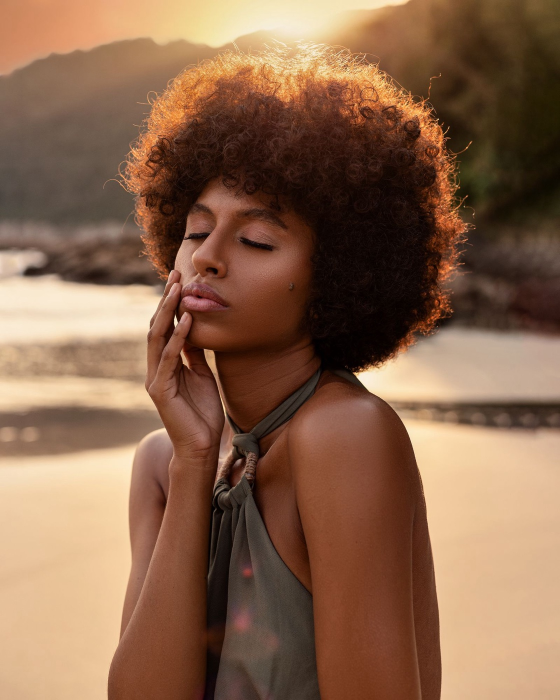
#> input picture tools/skin-test/out/candidates/back-pexels-11193234.jpg, 1120 x 1400 px, given in place of day-pexels-3973059.jpg, which was not available (shown at 1/2 size)
$ python prep_portraits.py
#> lines starting #> are read from the running program, lines starting #| are printed output that depends on the picture; after the words box and inside, x2 and y2 are one past the last pixel; in counts of white or black regions, pixels touching at a corner belong together
#> (reads tools/skin-test/portraits.json from the repository)
### tools/skin-test/skinlib.py
"""Colour maths for the skin test: the app's looks, re-run in numpy.

Film looks are the app's own .cube files, sampled tetrahedrally (the app
densifies its 13-point cubes tetrahedrally to 64 points, then samples them
trilinearly, which comes to the same thing). Recipe looks are the cubes that
bake_recipes.swift rendered through real Core Image on a Mac. Bloom and
vignette are spatial, so they are modelled here and checked against the Mac's
probe images.
"""
from __future__ import annotations

import json
from pathlib import Path

import numpy as np
from scipy.ndimage import gaussian_filter

HERE = Path(__file__).resolve().parent
REPO = HERE.parents[1]
FILM_DIR = REPO / "LumaLook/Resources/FilmLUTs"
BAKE_DIR = HERE / "out"

# ---------------------------------------------------------------- transfer

def srgb_to_lin(c):
    c = np.asarray(c, dtype=np.float32)
    return np.where(c <= 0.04045, c / 12.92, ((c + 0.055) / 1.055) ** 2.4).astype(np.float32)


def lin_to_srgb(c):
    c = np.clip(np.asarray(c, dtype=np.float32), 0, None)
    return np.where(c <= 0.0031308, c * 12.92, 1.055 * np.power(c, 1 / 2.4) - 0.055).astype(np.float32)


_M = np.array([[0.4124564, 0.3575761, 0.1804375],
               [0.2126729, 0.7151522, 0.0721750],
               [0.0193339, 0.1191920, 0.9503041]], dtype=np.float32)
_WHITE = np.array([0.95047, 1.0, 1.08883], dtype=np.float32)


def srgb_to_lab(rgb):
    """sRGB 0..1 (..., 3) -> CIELAB D65 (..., 3)."""
    xyz = srgb_to_lin(np.clip(rgb, 0, 1)) @ _M.T / _WHITE
    e = 216 / 24389
    k = 24389 / 27
    f = np.where(xyz > e, np.cbrt(xyz), (k * xyz + 16) / 116)
    L = 116 * f[..., 1] - 16
    a = 500 * (f[..., 0] - f[..., 1])
    b = 200 * (f[..., 1] - f[..., 2])
    return np.stack([L, a, b], -1)


# [33 lines left out: functions lab_to_srgb, read_cube, not called in this run]


def read_baked(path: Path, n: int = 25) -> np.ndarray:
    raw = np.frombuffer(path.read_bytes(), dtype="<u2").astype(np.float32) / 65535.0
    return raw.reshape(n, n, n, 3)


# [44 lines left out: functions sample_trilinear, sample_tetra, identity_cube, not called in this run]


# ---------------------------------------------------------------- looks

def before_bake(look_id):
    """Where a recipe look's bake from before True Colour lives (out/luts)."""
    return BAKE_DIR / "luts" / f"{look_id}.u16"


# [110 lines left out: functions load_looks, own_input_range, _vignette_profile, vignette_mask, bloom, grade, not called in this run]

### tools/skin-test/prep_portraits.py
"""Crop each test portrait to 4:5 at 1080x1350 and build its skin mask.

The mask is the hand-placed ellipses in portraits.json, minus pixels that
cannot be skin: near-black (hair, pupils), near-white specular or teeth, and
very low-chroma brights (eye whites)."""
import json
from pathlib import Path

import numpy as np
from PIL import Image, ImageDraw

import skinlib as S

HERE = Path(__file__).resolve().parent
OUT = HERE / "out" / "portraits"
OUT.mkdir(parents=True, exist_ok=True)
W, H = 1080, 1350


def prepare(p):
    im = Image.open(HERE / "out" / "candidates" / f"{p['id']}.jpg").convert("RGB")
#> im is the input picture: PIL image 1120x1400 RGB; mean R, G, B 136.7, 100.8, 76
    w, h = im.size
#> w = 1120; h = 1400
    x0, y0, x1, y1 = p["crop"]
    box = (x0 * w, y0 * h, x1 * w, y1 * h)
#> box = (212.8, 0, 809.8, 1400)
    # force 4:5 around the box centre
    bw, bh = box[2] - box[0], box[3] - box[1]
#> bw = 597; bh = 1400
    if bw / bh > 0.8:
        nw = bh * 0.8; cx = (box[0] + box[2]) / 2; box = (cx - nw / 2, box[1], cx + nw / 2, box[3])
    else:
        nh = bw / 0.8; cy = (box[1] + box[3]) / 2; box = (box[0], cy - nh / 2, box[2], cy + nh / 2)
#> after `nh = bw / 0.8`: nh = 746.2
#> after `cy = (box[1] + box[3]) / 2`: cy = 700
#> after `box = (box[0], cy - nh / 2, box[2], cy + nh / 2)`: box = (212.8, 326.9, 809.8, 1073.1)
    crop = im.resize((W, H), Image.LANCZOS, box=box)
    # ellipses: original-normalised -> crop pixels
    yy, xx = np.mgrid[0:H, 0:W].astype(np.float32)
    m = np.zeros((H, W), bool)
    sx, sy = W / (box[2] - box[0]), H / (box[3] - box[1])
#> sx = 1.81
    for cx, cy, rx, ry in p["skin"]:
        ex, ey = (cx * w - box[0]) * sx, (cy * h - box[1]) * sy
        ax, ay = rx * w * sx, ry * h * sy
        m |= ((xx - ex) / ax) ** 2 + ((yy - ey) / ay) ** 2 <= 1
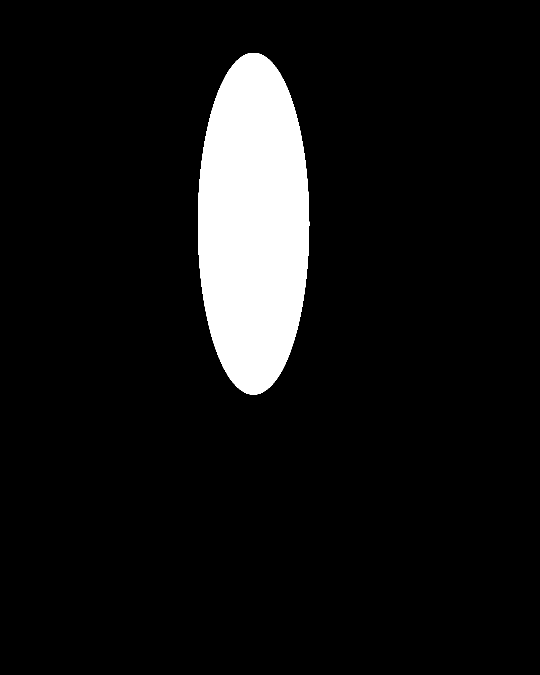
#> m: shape (1350, 1080) bool (shown at 1/2 size); 8.2% white; 1 white region, box (x1, y1, x2, y2) and area: (396, 106, 619, 789) 119688
    rgb = np.asarray(crop).astype(np.float32) / 255
    lab = S.srgb_to_lab(rgb)
#> in srgb_to_lab, `a = 500 * (f[..., 0] - f[..., 1])`:
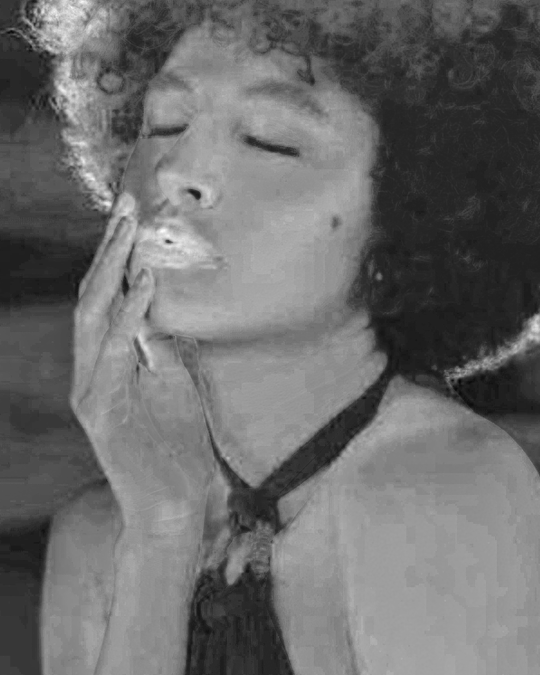
#> a: shape (1350, 1080) float32 (shown at 1/2 size); min -3.78, max 38.31, mean 14; drawn with min black and max white
#> in srgb_to_lab, `return np.stack([L, a, b], -1)`:
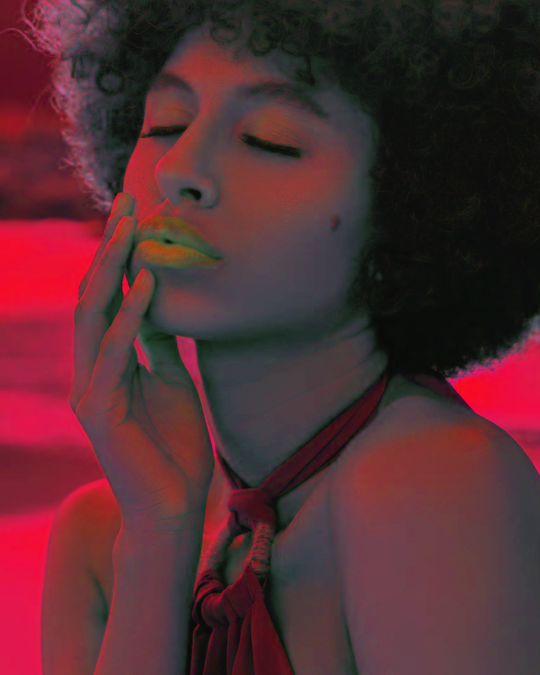
#> returned value: shape (1350, 1080, 3) float32 (shown at 1/2 size); mean of channels 0, 1, 2 30.4, 14, 16.4; drawn with min black and max white
    C = np.hypot(lab[..., 1], lab[..., 2])
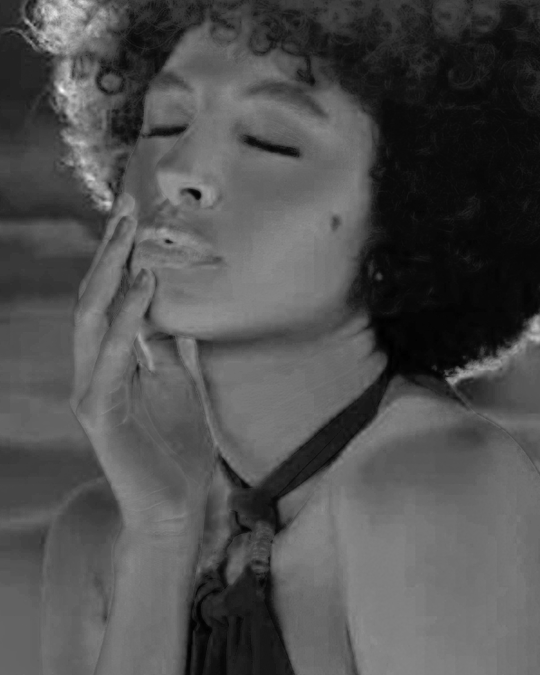
#> C: shape (1350, 1080) float32 (shown at 1/2 size); min 0, max 70.03, mean 21.9; drawn with min black and max white
    m &= lab[..., 0] > 3
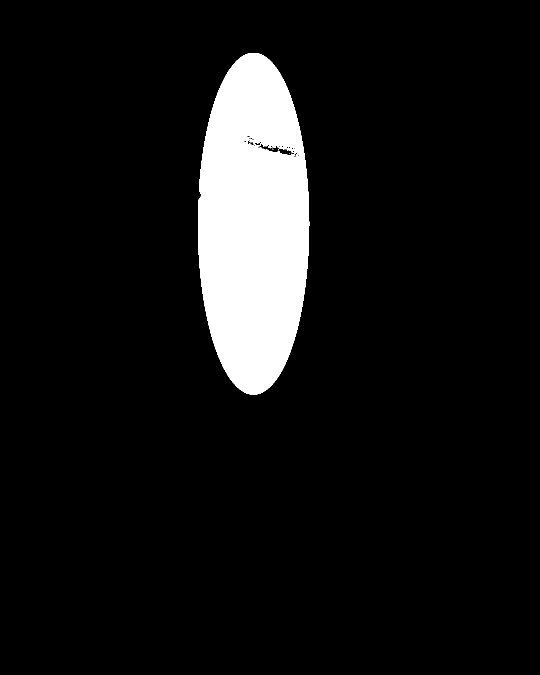
#> m: shape (1350, 1080) bool (shown at 1/2 size); 8.1% white; 4 white regions (3 under 20 px), largest, box (x1, y1, x2, y2) and area: (396, 106, 619, 789) 118813
    m &= lab[..., 0] < 92
    m &= ~((lab[..., 0] > 55) & (C < 6))
    crop.save(OUT / f"{p['id']}.png")
    Image.fromarray((m * 255).astype(np.uint8)).save(OUT / f"{p['id']}_mask.png")
    return crop, m


if __name__ == "__main__":
    ps = json.loads((HERE / "portraits.json").read_text())
    tiles = []
    for p in ps:
        crop, m = prepare(p)
        lab = S.srgb_to_lab(np.asarray(crop).astype(np.float32) / 255)[m]
        L, a, b = np.median(lab, 0)
#> L = 29.14; a = 21.79; b = 22.33
        print(f"{p['id']:24s} skin px {m.sum():7d}  L* {L:5.1f}  a* {a:5.1f}  b* {b:5.1f}  "
              f"h {np.degrees(np.arctan2(b, a)):5.1f}")
#| day-pexels-3973059       skin px  118820  L*  29.1  a*  21.8  b*  22.3  h  45.7
        t = crop.copy()
        ov = Image.new("RGB", t.size, (0, 255, 0))
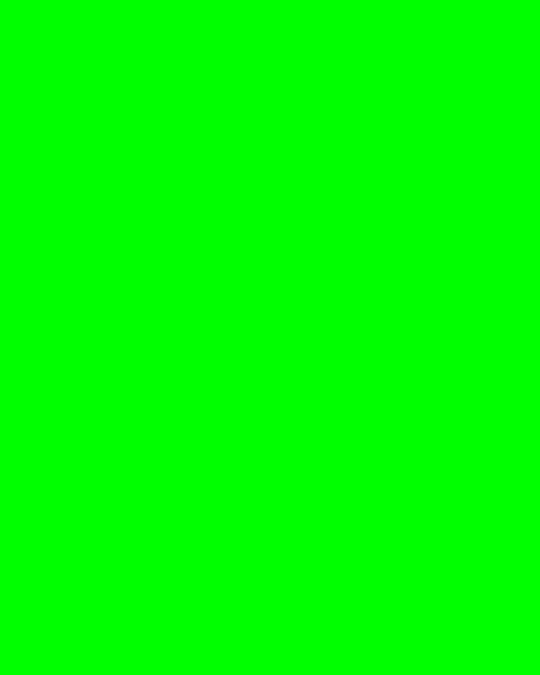
#> ov: PIL image 1080x1350 RGB (shown at 1/2 size); mean R, G, B 0, 255, 0
        t = Image.composite(Image.blend(t, ov, 0.45), t, Image.fromarray((m * 255).astype(np.uint8)))
        t.thumbnail((270, 338))
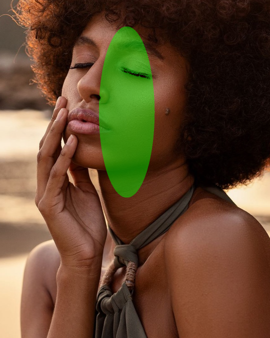
#> t: PIL image 270x338 RGB; mean R, G, B 98, 71.8, 46.2
        tiles.append(t)
#> pass 2 of the loop `for p in ps:`:
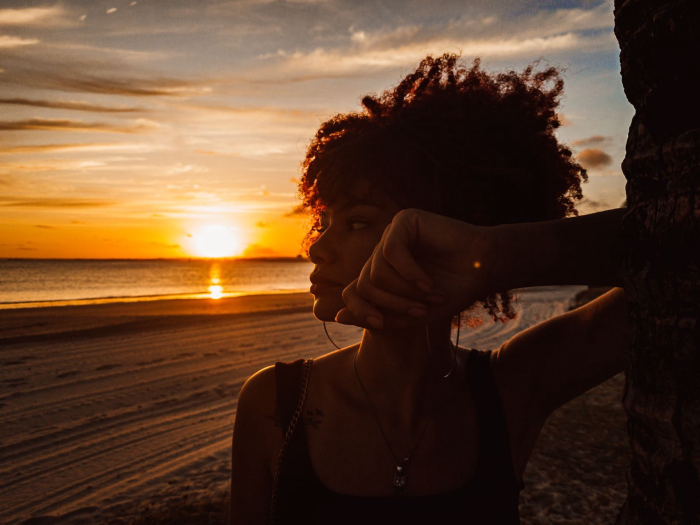
#> input picture tools/skin-test/out/candidates/back-pexels-14253763.jpg, 1400 x 1050 px, given in place of day-pexels-8384894.jpg, which was not available (shown at 1/2 size)
#> in prepare, im is the input picture: PIL image 1400x1050 RGB; mean R, G, B 93, 63.9, 42.9
#> x0 = 0; y0 = 0.02; x1 = 1; y1 = 0.853
#> in prepare (call 2), `box = (x0 * w, y0 * h, x1 * w, y1 * h)`: box = (0, 21, 1400, 895.6)
#> bw = 1400; bh = 874.6
#> nw = 699.7
#> in prepare (call 2), `cx = (box[0] + box[2]) / 2`: cx = 700
#> in prepare (call 2), `box = (cx - nw / 2, box[1], cx + nw / 2, box[3])`: box = (350.1, 21, 1049.9, 895.6)
#> sx = 1.54
#> the loop in prepare (call 2), `for cx, cy, rx, ry in p["skin"]:` made 1 pass
#> (cx, cy, rx, ry, ex, ey, ax, ay) on pass 1: (0.69, 0.41, 0.18, 0.18, 950.6, 632.1, 389, 291.7)
#> in prepare (call 2), `m &= lab[..., 0] > 3`:
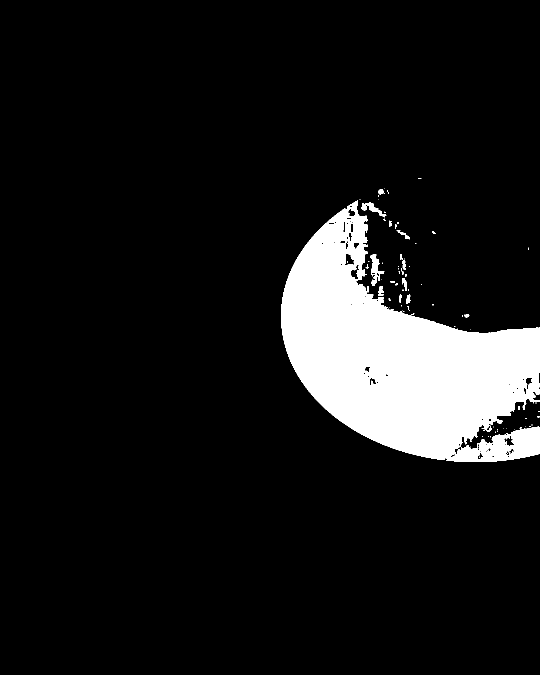
#> m: shape (1350, 1080) bool (shown at 1/2 size); 9.9% white; 92 white regions (73 under 20 px), largest, box (x1, y1, x2, y2) and area: (562, 400, 1080, 924) 141201, (741, 509, 769, 572) 693, (722, 404, 773, 434) 471
#> `L, a, b = np.median(lab, 0)`: L = 6.13; a = 10.79; b = 6.3
#| day-pexels-8384894       skin px  143727  L*   6.1  a*  10.8  b*   6.3  h  30.3
#> `t.thumbnail((270, 338))`:
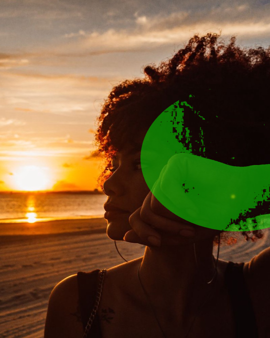
#> t: PIL image 270x338 RGB; mean R, G, B 104.4, 83.5, 50.1
#> (the run stopped early here; a loop or call above may not have finished)
